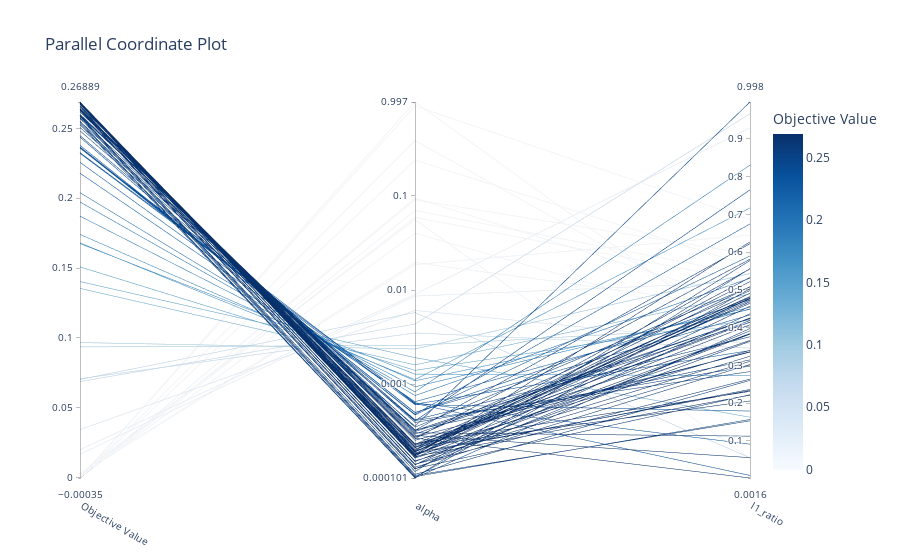

Notebook code for this chart:
### Code cell
fig = optuna.visualization.plot_parallel_coordinate(
    study, params=["alpha", "l1_ratio"])
show(fig)
